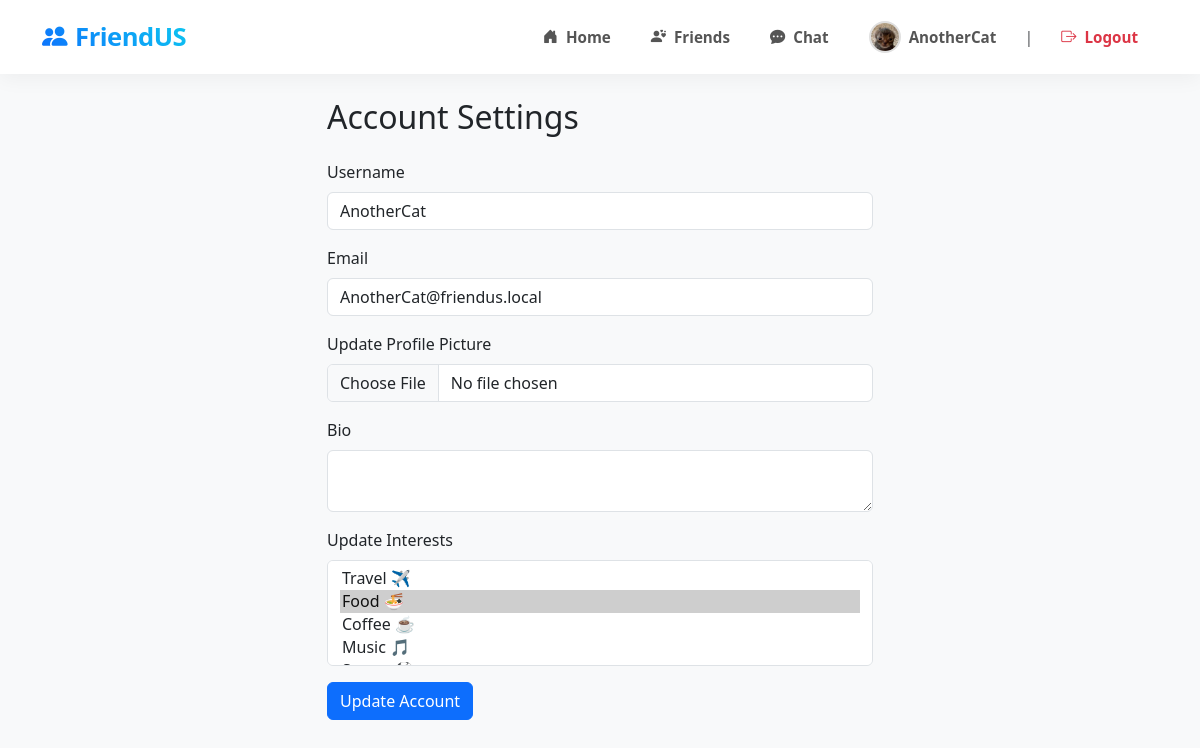
The page /auth/account (signed in) on the database its author committed.
### app/models/user.py (models this page shows, shortened)
class User(UserMixin, db.Model):
    id = db.Column(db.Integer, primary_key=True)
    username = db.Column(db.String(20), unique=True, nullable=False)
    email = db.Column(db.String(120), unique=True, nullable=False)
    image_file = db.Column(db.String(200), nullable=False, default='default.jpg')
    bio = db.Column(db.String(250), nullable=True)
    password = db.Column(db.String(60), nullable=False)
    interests = db.Column(db.String(500), default='')
    posts = db.relationship('Post', backref='author', lazy=True)
    reviews = db.relationship('Review', backref='author', lazy=True)
    messages = db.relationship('Message', backref='author', lazy=True)
    rooms = db.relationship('Room', secondary='room_members',
                            back_populates='members', lazy='dynamic')
    created_rooms = db.relationship('Room', back_populates='creator', lazy='dynamic')
    favorite_locations = db.relationship('Location', secondary='user_favorites',
                                         back_populates='favorited_by', lazy='dynamic')
    friends = db.relationship('User', secondary=friendship,
                              primaryjoin=lambda: friendship.c.user_id == User.id,
                              secondaryjoin=lambda: friendship.c.friend_id == User.id,
                              backref=db.backref('friend_of', lazy='dynamic'),
                              lazy='dynamic')

### app/blueprints/auth.py (the view)
@auth_bp.route('/account', methods=['GET', 'POST'])
@login_required
def account():
    form = UpdateAccountForm()
    if form.validate_on_submit():
        if form.picture.data:
            picture_file = save_picture(form.picture.data)
            current_user.image_file = picture_file
        current_user.username = form.username.data
        if form.interests.data:
            current_user.interests = ','.join(form.interests.data)
        db.session.commit()
        flash('Account updated!', 'success')
        return redirect(url_for('auth.account'))
    elif request.method == 'GET':
        form.username.data = current_user.username
        form.email.data = current_user.email
        if current_user.interests:
            form.interests.data = current_user.interests.split(',')
    image_file = url_for('static', filename='profile_pics/' + current_user.image_file)
    return render_template('account.html', title='Account', image_file=image_file, form=form)

### app/forms.py (shortened to what this page needs)
class UpdateAccountForm(FlaskForm):
    username = StringField('Username', validators=[DataRequired(), Length(min=2, max=20)])
    email = StringField('Email', validators=[DataRequired(), Email()])
    picture = FileField('Update Profile Picture', validators=[FileAllowed(['jpg', 'png', 'jpeg'])])
    bio = TextAreaField('Bio', validators=[Length(max=250)])
    interests = SelectMultipleField('Update Interests', choices=TAG_CHOICES, validate_choice=False)
    submit = SubmitField('Update Account')

### app/blueprints/auth.py (called while the page is built)
@auth_bp.before_app_request
def check_onboarding():
    if current_user.is_authenticated:
        if not current_user.interests:
            allowed_endpoints = ['auth.onboarding', 'auth.logout', 'static']
            if request.endpoint and request.endpoint not in allowed_endpoints:
                return redirect(url_for('auth.onboarding'))

### app/templates/account.html
{% extends "layout.html" %}
{% from 'bootstrap5/form.html' import render_form %}
{% block content %}
    <div class="row">
        <div class="col-md-6 offset-md-3">
            <h2 class="mb-4">Account Settings</h2>
            {{ render_form(form) }}
        </div>
    </div>
{% endblock %}

### app/templates/layout.html (shortened to what this page needs)
<!doctype html>
<html lang="en">
  <head>
    {{ bootstrap.load_css() }}
    <link rel="stylesheet" href="https://cdn.jsdelivr.net/npm/bootstrap-icons@1.11.3/font/bootstrap-icons.min.css">
  </head>
  <body>
    {% if not hide_nav %}
    <nav class="navbar navbar-expand-lg modern-navbar sticky-top">
      <div class="container">
        <a class="navbar-brand" href="{{ url_for('main.index') }}">
            <i class="bi bi-people-fill me-2"></i>FriendUS
        </a>
        <div class="collapse navbar-collapse" id="navbarNav">
          <ul class="navbar-nav ms-auto align-items-center">
          {% if current_user.is_authenticated %}
            <li class="nav-item">
                <a class="nav-link" href="{{ url_for('main.index') }}">
                    <i class="bi bi-house-door-fill"></i> Home
                </a>
            </li>
            <li class="nav-item">
                <a class="nav-link" href="{{ url_for('main.friends') }}">
                    <i class="bi bi-person-hearts"></i> Friends
                </a>
            </li>
            <li class="nav-item">
                <a class="nav-link" href="{{ url_for('chat.chat') }}">
                    <i class="bi bi-chat-dots-fill"></i> Chat
                </a>
            </li>
            <li class="nav-item">
                <a class="nav-link" href="{{ url_for('auth.profile', username=current_user.username) }}">
                    {% if 'http' in current_user.image_file %}
                        <img src="{{ current_user.image_file }}" class="nav-avatar">
                    {% else %}
                        <img src="{{ url_for('static', filename='profile_pics/' + current_user.image_file) }}" class="nav-avatar">
                    {% endif %}
                    <span>{{ current_user.username }}</span>
                </a>
            </li>
            <li class="nav-item d-none d-lg-block mx-2 text-muted">|</li>
            <li class="nav-item">
                <a class="nav-link btn-logout-nav" href="{{ url_for('auth.logout') }}">
                    <i class="bi bi-box-arrow-right"></i> Logout
                </a>
            </li>
          {% endif %}
          </ul>
        </div>
      </div>
    </nav>
    {% endif %}
    <div id="main-wrapper">
        <div class="{{ 'full-width-wrapper' if full_width else 'container mt-4' }}">
            {% block content %}{% endblock %}
        </div>
    </div>
  </body>
</html>

### app/templates/layout.html (style rules this page uses)
html, body { height: 100%; margin: 0; display: flex; flex-direction: column; overflow: hidden; font-family: 'Segoe UI', Tahoma, Geneva, Verdana, sans-serif; }
.modern-navbar { background: rgba(255, 255, 255, 0.95) !important; backdrop-filter: blur(10px); box-shadow: 0 4px 20px rgba(0,0,0,0.05); padding: 0.8rem 0; transition: all 0.3s ease; z-index: 1050; }
.navbar-brand { font-weight: 800; font-size: 1.6rem; letter-spacing: -0.5px; background: linear-gradient(45deg, #0d6efd, #0dcaf0); -webkit-background-clip: text; background-clip: text; -webkit-text-fill-color: transparent; transition: transform 0.2s; }
.nav-link { color: #555 !important; font-weight: 600; font-size: 0.95rem; margin: 0 4px; padding: 8px 16px !important; border-radius: 20px; transition: all 0.2s ease; display: flex; align-items: center; gap: 8px; }
.nav-avatar { width: 32px; height: 32px; object-fit: cover; border-radius: 50%; border: 2px solid #e0e0e0; transition: border-color 0.2s; }
.btn-logout-nav { color: #dc3545 !important; }
#main-wrapper { flex: 1 1 auto; display: flex; flex-direction: column; position: relative; overflow-y: auto; overflow-x: hidden; background: #f8f9fa; }

### rows shown on the page
User: image_file (placeholder picture), username "AnotherCat", email "AnotherCat@friendus.local", interests "Travel ✈️ / Food 🍜 ☑ / Coffee ☕ / Music 🎵"
